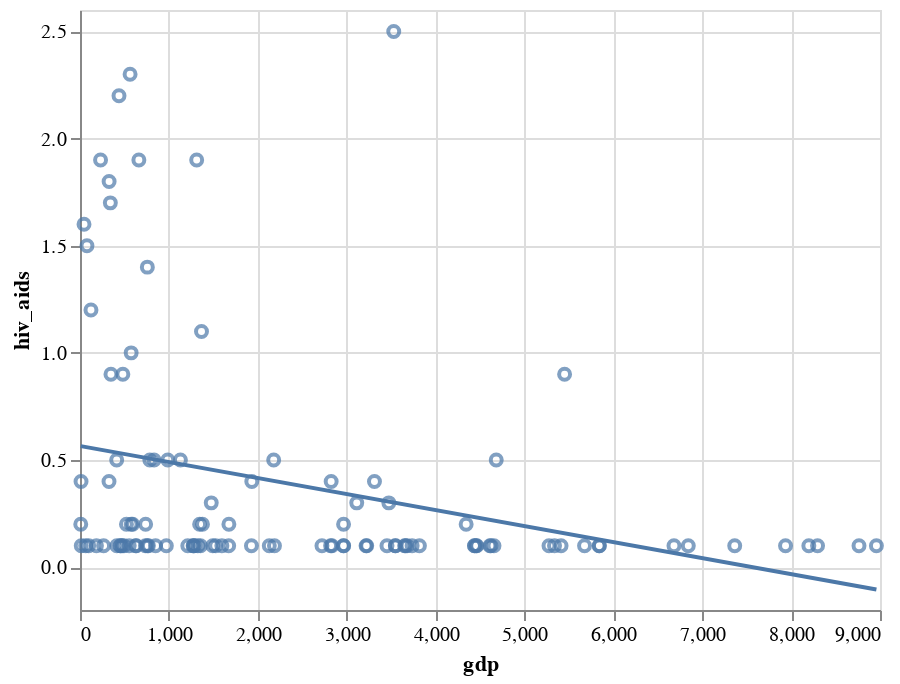

Notebook cell for this chart:
### Markdown cell above
The first research question was to check whether there is an association between a country's GDP and incidences of HIV/AIDS (high and low GDP vs amount of population infected with HIV/AIDS) in 2010? (25 percentile (low) and 75 percentile (high)). Let's first make a scatterplot containing all gdp values.

### Code cell
chart = alt.Chart(Health_factors_definitive).mark_point().encode(
    x='gdp:Q',
    y='hiv_aids:Q'
)
chart + chart.transform_regression('gdp', 'hiv_aids').mark_line()

### Figure 1 — Vega-Lite specification as saved in the notebook (floating-point values rounded to 4 significant figures)
{"config": {"view": {"continuousWidth": 400, "continuousHeight": 300}}, "layer": [{"mark": "point", "encoding": {"x": {"field": "gdp", "type": "quantitative"}, "y": {"field": "hiv_aids", "type": "quantitative"}}}, {"mark": "line", "encoding": {"x": {"field": "gdp", "type": "quantitative"}, "y": {"field": "hiv_aids", "type": "quantitative"}}, "transform": [{"on": "gdp", "regression": "hiv_aids"}]}], "data": {"name": "data-4203d97b3550617b2bd06baec0c0ce0b"}, "$schema": "https://vega.github.io/schema/vega-lite/v4.17.0.json", "datasets": {"data-4203d97b3550617b2bd06baec0c0ce0b": [{"country": "Afghanistan", "year": 2010, "gdp": 553.3, "hiv_aids": 0.1, "status": "Developing"}, {"country": "Albania", "year": 2010, "gdp": 494.4, "hiv_aids": 0.1, "status": "Developing"}, {"country": "Algeria", "year": 2010, "gdp": 4463.0, "hiv_aids": 0.1, "status": "Developing"}, {"country": "Angola", "year": 2010, "gdp": 3530.0, "hiv_aids": 2.5, "status": "Developing"}, {"country": "Argentina", "year": 2010, "gdp": 1276.0, "hiv_aids": 0.1, "status": "Developing"}, {"country": "Armenia", "year": 2010, "gdp": 3218.0, "hiv_aids": 0.1, "status": "Developing"}, {"country": "Azerbaijan", "year": 2010, "gdp": 5843.0, "hiv_aids": 0.1, "status": "Developing"}, {"country": "Bahrain", "year": 2010, "gdp": 2722.0, "hiv_aids": 0.1, "status": "Developing"}, {"country": "Bangladesh", "year": 2010, "gdp": 757.7, "hiv_aids": 0.1, "status": "Developing"}, {"country": "Barbados", "year": 2010, "gdp": 1596.0, "hiv_aids": 0.1, "status": "Developing"}, {"country": "Belarus", "year": 2010, "gdp": 63.39, "hiv_aids": 0.1, "status": "Developing"}, {"country": "Belgium", "year": 2010, "gdp": 4438.0, "hiv_aids": 0.1, "status": "Developed"}, {"country": "Belize", "year": 2010, "gdp": 4344.0, "hiv_aids": 0.2, "status": "Developing"}, {"country": "Benin", "year": 2010, "gdp": 757.7, "hiv_aids": 1.4, "status": "Developing"}, {"country": "Bhutan", "year": 2010, "gdp": 2179.0, "hiv_aids": 0.5, "status": "Developing"}, {"country": "Bosnia and Herzegovina", "year": 2010, "gdp": 4611.0, "hiv_aids": 0.1, "status": "Developing"}, {"country": "Bulgaria", "year": 2010, "gdp": 6843.0, "hiv_aids": 0.1, "status": "Developed"}, {"country": "Burkina Faso", "year": 2010, "gdp": 575.4, "hiv_aids": 1.0, "status": "Developing"}, {"country": "Burundi", "year": 2010, "gdp": 231.2, "hiv_aids": 1.9, "status": "Developing"}, {"country": "Cabo Verde", "year": 2010, "gdp": 3313.0, "hiv_aids": 0.4, "status": "Developing"}, {"country": "Cambodia", "year": 2010, "gdp": 785.7, "hiv_aids": 0.5, "status": "Developing"}, {"country": "Chile", "year": 2010, "gdp": 1286.0, "hiv_aids": 0.1, "status": "Developing"}, {"country": "China", "year": 2010, "gdp": 456.5, "hiv_aids": 0.1, "status": "Developing"}, {"country": "Colombia", "year": 2010, "gdp": 625.7, "hiv_aids": 0.1, "status": "Developing"}, {"country": "Comoros", "year": 2010, "gdp": 769.2, "hiv_aids": 0.1, "status": "Developing"}, {"country": "Costa Rica", "year": 2010, "gdp": 8199.0, "hiv_aids": 0.1, "status": "Developing"}, {"country": "Croatia", "year": 2010, "gdp": 1356.0, "hiv_aids": 0.1, "status": "Developed"}, {"country": "Cuba", "year": 2010, "gdp": 5676.0, "hiv_aids": 0.1, "status": "Developing"}, {"country": "Cyprus", "year": 2010, "gdp": 3818.0, "hiv_aids": 0.1, "status": "Developed"}, {"country": "Denmark", "year": 2010, "gdp": 5841.0, "hiv_aids": 0.1, "status": "Developed"}, {"country": "Dominican Republic", "year": 2010, "gdp": 5452.0, "hiv_aids": 0.9, "status": "Developing"}, {"country": "Ecuador", "year": 2010, "gdp": 4657.0, "hiv_aids": 0.1, "status": "Developing"}, {"country": "El Salvador", "year": 2010, "gdp": 3474.0, "hiv_aids": 0.3, "status": "Developing"}, {"country": "Eritrea", "year": 2010, "gdp": 482.1, "hiv_aids": 0.9, "status": "Developing"}, {"country": "Ethiopia", "year": 2010, "gdp": 341.4, "hiv_aids": 1.7, "status": "Developing"}, {"country": "Fiji", "year": 2010, "gdp": 3652.0, "hiv_aids": 0.1, "status": "Developing"}, {"country": "Finland", "year": 2010, "gdp": 4622.0, "hiv_aids": 0.1, "status": "Developing"}, {"country": "France", "year": 2010, "gdp": 473.3, "hiv_aids": 0.1, "status": "Developing"}, {"country": "Georgia", "year": 2010, "gdp": 2964.0, "hiv_aids": 0.1, "status": "Developing"}, {"country": "Ghana", "year": 2010, "gdp": 1313.0, "hiv_aids": 1.9, "status": "Developing"}, {"country": "Grenada", "year": 2010, "gdp": 7366.0, "hiv_aids": 0.1, "status": "Developing"}, {"country": "Guatemala", "year": 2010, "gdp": 2826.0, "hiv_aids": 0.4, "status": "Developing"}, {"country": "Guinea", "year": 2010, "gdp": 438.8, "hiv_aids": 2.2, "status": "Developing"}, {"country": "Guyana", "year": 2010, "gdp": 326.3, "hiv_aids": 0.4, "status": "Developing"}, {"country": "Haiti", "year": 2010, "gdp": 662.3, "hiv_aids": 1.9, "status": "Developing"}, {"country": "Honduras", "year": 2010, "gdp": 1933.0, "hiv_aids": 0.4, "status": "Developing"}, {"country": "Hungary", "year": 2010, "gdp": 1326.0, "hiv_aids": 0.1, "status": "Developed"}, {"country": "India", "year": 2010, "gdp": 1346.0, "hiv_aids": 0.2, "status": "Developing"}, {"country": "Indonesia", "year": 2010, "gdp": 3113.0, "hiv_aids": 0.3, "status": "Developing"}, {"country": "Iraq", "year": 2010, "gdp": 452.7, "hiv_aids": 0.1, "status": "Developing"}, {"country": "Israel", "year": 2010, "gdp": 3662.0, "hiv_aids": 0.1, "status": "Developing"}, {"country": "Jamaica", "year": 2010, "gdp": 4683.0, "hiv_aids": 0.5, "status": "Developing"}, {"country": "Japan", "year": 2010, "gdp": 4458.0, "hiv_aids": 0.1, "status": "Developed"}, {"country": "Jordan", "year": 2010, "gdp": 3679.0, "hiv_aids": 0.1, "status": "Developing"}, {"country": "Kazakhstan", "year": 2010, "gdp": 97.65, "hiv_aids": 0.1, "status": "Developing"}, {"country": "Kiribati", "year": 2010, "gdp": 1493.0, "hiv_aids": 0.1, "status": "Developing"}, {"country": "Lebanon", "year": 2010, "gdp": 8764.0, "hiv_aids": 0.1, "status": "Developing"}, {"country": "Liberia", "year": 2010, "gdp": 327.4, "hiv_aids": 1.8, "status": "Developing"}, {"country": "Libya", "year": 2010, "gdp": 1213.0, "hiv_aids": 0.1, "status": "Developing"}, {"country": "Madagascar", "year": 2010, "gdp": 412.7, "hiv_aids": 0.5, "status": "Developing"}, {"country": "Malaysia", "year": 2010, "gdp": 971.4, "hiv_aids": 0.1, "status": "Developing"}, {"country": "Maldives", "year": 2010, "gdp": 633.8, "hiv_aids": 0.1, "status": "Developing"}, {"country": "Mali", "year": 2010, "gdp": 78.38, "hiv_aids": 1.5, "status": "Developing"}, {"country": "Malta", "year": 2010, "gdp": 2188.0, "hiv_aids": 0.1, "status": "Developed"}, {"country": "Mauritania", "year": 2010, "gdp": 123.4, "hiv_aids": 1.2, "status": "Developing"}, {"country": "Mauritius", "year": 2010, "gdp": 8.376, "hiv_aids": 0.2, "status": "Developing"}, {"country": "Mexico", "year": 2010, "gdp": 8960.0, "hiv_aids": 0.1, "status": "Developing"}, {"country": "Mongolia", "year": 2010, "gdp": 265.4, "hiv_aids": 0.1, "status": "Developing"}, {"country": "Montenegro", "year": 2010, "gdp": 6682.0, "hiv_aids": 0.1, "status": "Developing"}, {"country": "Morocco", "year": 2010, "gdp": 2834.0, "hiv_aids": 0.1, "status": "Developing"}, {"country": "Myanmar", "year": 2010, "gdp": 987.7, "hiv_aids": 0.5, "status": "Developing"}, {"country": "Nepal", "year": 2010, "gdp": 592.2, "hiv_aids": 0.2, "status": "Developing"}, {"country": "Netherlands", "year": 2010, "gdp": 5338.0, "hiv_aids": 0.1, "status": "Developed"}, {"country": "Nicaragua", "year": 2010, "gdp": 1526.0, "hiv_aids": 0.1, "status": "Developing"}, {"country": "Niger", "year": 2010, "gdp": 348.2, "hiv_aids": 0.9, "status": "Developing"}, {"country": "Oman", "year": 2010, "gdp": 1929.0, "hiv_aids": 0.1, "status": "Developing"}, {"country": "Pakistan", "year": 2010, "gdp": 14.14, "hiv_aids": 0.1, "status": "Developing"}, {"country": "Panama", "year": 2010, "gdp": 7937.0, "hiv_aids": 0.1, "status": "Developing"}, {"country": "Papua New Guinea", "year": 2010, "gdp": 1367.0, "hiv_aids": 1.1, "status": "Developing"}, {"country": "Paraguay", "year": 2010, "gdp": 3226.0, "hiv_aids": 0.1, "status": "Developing"}, {"country": "Peru", "year": 2010, "gdp": 522.5, "hiv_aids": 0.2, "status": "Developing"}, {"country": "Philippines", "year": 2010, "gdp": 2129.0, "hiv_aids": 0.1, "status": "Developing"}, {"country": "Qatar", "year": 2010, "gdp": 736.2, "hiv_aids": 0.1, "status": "Developing"}, {"country": "Romania", "year": 2010, "gdp": 8297.0, "hiv_aids": 0.1, "status": "Developed"}, {"country": "Russian Federation", "year": 2010, "gdp": 1675.0, "hiv_aids": 0.2, "status": "Developing"}, {"country": "Rwanda", "year": 2010, "gdp": 563.5, "hiv_aids": 2.3, "status": "Developing"}, {"country": "Samoa", "year": 2010, "gdp": 3453.0, "hiv_aids": 0.1, "status": "Developing"}, {"country": "Sao Tome and Principe", "year": 2010, "gdp": 1130.0, "hiv_aids": 0.5, "status": "Developing"}, {"country": "Senegal", "year": 2010, "gdp": 11.63, "hiv_aids": 0.4, "status": "Developing"}, {"country": "Serbia", "year": 2010, "gdp": 5412.0, "hiv_aids": 0.1, "status": "Developing"}, {"country": "Seychelles", "year": 2010, "gdp": 184.7, "hiv_aids": 0.1, "status": "Developing"}, {"country": "Sierra Leone", "year": 2010, "gdp": 45.13, "hiv_aids": 1.6, "status": "Developing"}, {"country": "Solomon Islands", "year": 2010, "gdp": 1272.0, "hiv_aids": 0.1, "status": "Developing"}, {"country": "Spain", "year": 2010, "gdp": 3736.0, "hiv_aids": 0.1, "status": "Developed"}, {"country": "Sri Lanka", "year": 2010, "gdp": 2820.0, "hiv_aids": 0.1, "status": "Developing"}, {"country": "Sudan", "year": 2010, "gdp": 1476.0, "hiv_aids": 0.3, "status": "Developing"}, {"country": "Suriname", "year": 2010, "gdp": 833.3, "hiv_aids": 0.5, "status": "Developing"}, {"country": "Sweden", "year": 2010, "gdp": 5276.0, "hiv_aids": 0.1, "status": "Developed"}, {"country": "Tajikistan", "year": 2010, "gdp": 738.3, "hiv_aids": 0.2, "status": "Developing"}, {"country": "Thailand", "year": 2010, "gdp": 575.3, "hiv_aids": 0.2, "status": "Developing"}, {"country": "Timor-Leste", "year": 2010, "gdp": 849.9, "hiv_aids": 0.1, "status": "Developing"}, {"country": "Tonga", "year": 2010, "gdp": 3548.0, "hiv_aids": 0.1, "status": "Developing"}, {"country": "Tunisia", "year": 2010, "gdp": 414.2, "hiv_aids": 0.1, "status": "Developing"}, {"country": "Turkey", "year": 2010, "gdp": 1673.0, "hiv_aids": 0.1, "status": "Developing"}, {"country": "Turkmenistan", "year": 2010, "gdp": 4439.0, "hiv_aids": 0.1, "status": "Developing"}, {"country": "Ukraine", "year": 2010, "gdp": 2965.0, "hiv_aids": 0.2, "status": "Developing"}, {"country": "United Arab Emirates", "year": 2010, "gdp": 3549.0, "hiv_aids": 0.1, "status": "Developing"}, {"country": "Uzbekistan", "year": 2010, "gdp": 1378.0, "hiv_aids": 0.2, "status": "Developing"}, {"country": "Vanuatu", "year": 2010, "gdp": 2966.0, "hiv_aids": 0.1, "status": "Developing"}]}}
